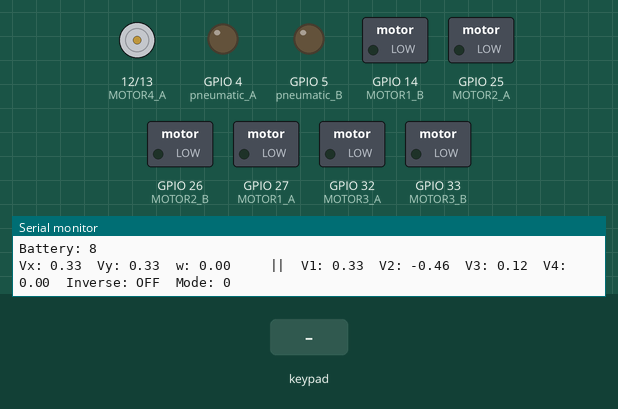
A sketch run on a simulated ESP32. Parts: motor-driver pin pairs drawn as motors (green arrow = first pin HIGH = forward, orange = second pin HIGH = backward, longer = more drive), switched loads named in the sketch (green lamp = pin HIGH), output pins drawn as LEDs (lit = HIGH), the last lines printed to the serial monitor. Inputs (shaded band) come from the test bench. Nothing arrives over Bluetooth unless stated.

Above: at 1.2 s.
1.3 s: key 'T' pressed
At 1.52 s:
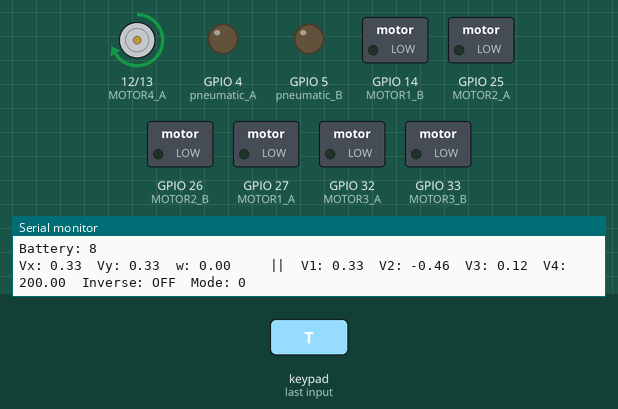
3.2 s: key 'U' pressed
At 4.4 s:
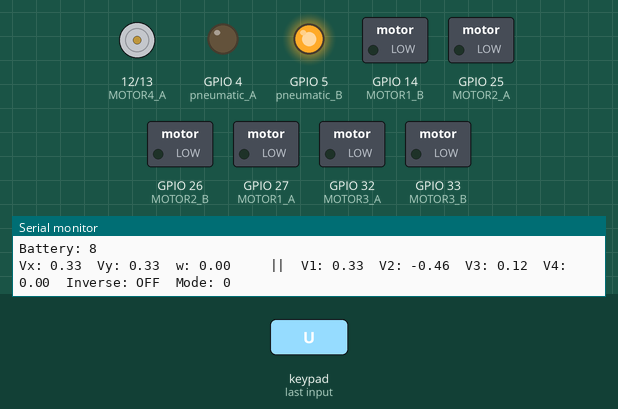
4.7 s: key 'T' pressed
At 4.92 s:
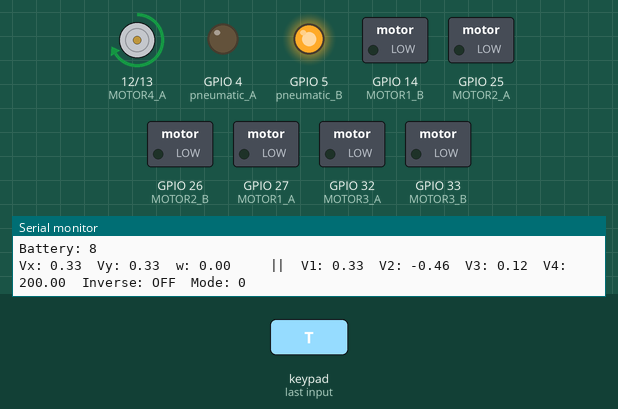
6.6 s: key 'D' pressed
At 7.1 s:
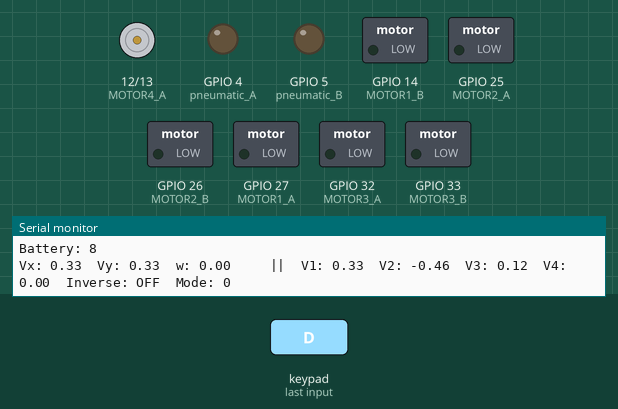
Timing chart, 0 to 9.1 s (numbered marks = the images above; inputs shaded):
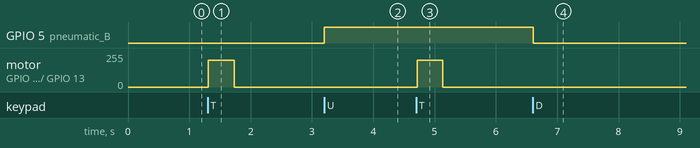

The sketch:

Robot2.ino
```cpp
// ROBOT 2 PNEUMATIC
#include <PS4Controller.h>

#define MOTOR1_A 27 // Wheel 3
#define MOTOR1_B 14
#define MOTOR3_A 32 // Wheel 2
#define MOTOR3_B 33
#define MOTOR2_A 25 // Wheel 1
#define MOTOR2_B 26
#define MOTOR4_A 12 // Shooter
#define MOTOR4_B 13
#define pneumatic_A 4
#define pneumatic_B 5

float Vx = 0.0;
float Vy = 0.0;
float w = 0.0;
float v1 = 0.0;
float v2 = 0.0;
float v3 = 0.0;
float v4 = 0.0;
float rawVx = 0.0;
float rawVy = 0.0;
bool status;
int mode = 0;
bool lastRectangleState = false;

bool inverse = false;           // Inverse mode toggle
bool prevCircleState = false;   // To detect button press transition

void setup() {
  Serial.begin(115200);

  // Initialize motor pins
  pinMode(MOTOR1_A, OUTPUT);
  pinMode(MOTOR1_B, OUTPUT);
  pinMode(MOTOR2_A, OUTPUT);
  pinMode(MOTOR2_B, OUTPUT);
  pinMode(MOTOR3_A, OUTPUT);
  pinMode(MOTOR3_B, OUTPUT);
  pinMode(MOTOR4_A, OUTPUT);
  pinMode(MOTOR4_B, OUTPUT);
  pinMode(pneumatic_A, OUTPUT);
  pinMode(pneumatic_B, OUTPUT);


  Serial.println("Starting PS4 controller setup...");
  digitalWrite(pneumatic_A, LOW);
  digitalWrite(pneumatic_B, LOW);
  // PS4.begin("20:04:20:05:20:06"); punya robot 2 asli
  PS4.begin("10:04:10:05:10:06"); // dari robot 1
  Serial.println("PS4 controller initialized!");
  Serial.println("Please connect your PS4 controller...");
  // Serial.println("Press and hold PS + Share buttons simultaneously for 3 seconds");
}

void loop() {
  bool currentRectangleState = PS4.Square();
  if (PS4.isConnected()) {

    // Handle inverse mode toggle
    inverseMode();

      // debouncing Detect rising edge: when button is pressed now but wasn't before
    if(currentRectangleState && !lastRectangleState){
      mode = (mode == 0) ? 1 : 0;
    }

    // Save current state for next loop iteration
    lastRectangleState = currentRectangleState;

    // Map joystick values to motor speeds
    if(mode == 0){
      // Map joystick values
      rawVx = map(PS4.LStickX(), -128, 127, -255, 255) / 3.0;
      rawVy = map(PS4.LStickY(), -128, 127, -255, 255) / 3.0;
      w = map(PS4.RStickX(), -128, 127, -180, 180) / 5.0;
    } else if (mode == 1) {
      rawVx = map(PS4.LStickX(), -128, 127, -255, 255) / 2.0;
      rawVy = map(PS4.LStickY(), -128, 127, -255, 255) / 2.0;
      w = map(PS4.RStickX(), -128, 127, -180, 180) / 3.0;
    }

    // Apply inverse if active
    Vx = inverse ? -rawVx : rawVx;
    Vy = inverse ? -rawVy : rawVy;

    // Calculate wheel velocities
    v1 = Vx + w;
    v2 = -Vx * cos(60 * PI / 180) - Vy * cos(30 * PI / 180) + w;
    v3 = -Vx * cos(60 * PI / 180) + Vy * cos(30 * PI / 180) + w;

    // Shooter logic
    if (PS4.R2()) {
      v4 = 150;
    } else if (PS4.R1()) {
      v4 = 120;
    } else if (PS4.Triangle()) {
      v4 = 200;
    } else {
      v4 = 0;
    }

    // Pneumatic_A control
    if (PS4.L1()) {
      digitalWrite(pneumatic_A, HIGH);
    } else if (PS4.L2()) {
      digitalWrite(pneumatic_A, LOW);
    }

    // Pneumatic_B control
    if (PS4.Up()) {
      digitalWrite(pneumatic_B, HIGH);
    } else if (PS4.Down()) {
      digitalWrite(pneumatic_B, LOW);
    }


    // Debug info
    Serial.printf("Vx: %.2f\tVy: %.2f\tw: %.2f   \t||\tV1: %.2f\tV2: %.2f\tV3: %.2f\tV4: %.2f\tInverse: %s\tMode: %d\n",
                   Vx, Vy, w, v1, v2, v3, v4, inverse ? "ON" : "OFF", mode);
    Serial.printf("Battery: %d", PS4.Battery());
    if (PS4.Charging()) Serial.print(" (Charging)");
    Serial.println();

    // Motor control
    controlMotor(v1, MOTOR1_A, MOTOR1_B);
    controlMotor(v2, MOTOR2_A, MOTOR2_B);
    controlMotor(v3, MOTOR3_A, MOTOR3_B);
    controlMotor(v4, MOTOR4_A, MOTOR4_B);
  } else {
    static unsigned long lastPrint = 0;
    if (millis() - lastPrint > 2000) {
      Serial.println("PS4 controller not connected. Waiting...");
      lastPrint = millis();
    }
  }
}

void controlMotor(float v_target, int in1, int in2) {
  int pwmVal = (int)fabs(v_target);
  if (pwmVal > 255) pwmVal = 255;

  int dir = (v_target >= 0) ? 1 : -1;

  if (dir == 1) {
    analogWrite(in1, pwmVal);
    analogWrite(in2, 0);
  } else {
    analogWrite(in1, 0);
    analogWrite(in2, pwmVal);
  }
}

void inverseMode() {
  bool currentCircleState = PS4.Cross();

  // Toggle inverse mode only on press (not hold)
  if (currentCircleState && !prevCircleState) {
    inverse = !inverse;
    Serial.print("Inverse mode toggled: ");
    Serial.println(inverse ? "ON" : "OFF");
  }

  prevCircleState = currentCircleState;
}
```

Measured:
- after the input at 1.3 s, motor on GPIO 12 (MOTOR4_A) / GPIO 13 (MOTOR4_B): stopped → forward 200/255 at once, → stopped 0.42 s later
- after the input at 3.2 s, GPIO 5 (pneumatic_B): LOW → HIGH at once
- after the input at 4.7 s, motor on GPIO 12 (MOTOR4_A) / GPIO 13 (MOTOR4_B): stopped → forward 200/255 at once, → stopped 0.42 s later
- after the input at 6.6 s, GPIO 5 (pneumatic_B): HIGH → LOW at once
